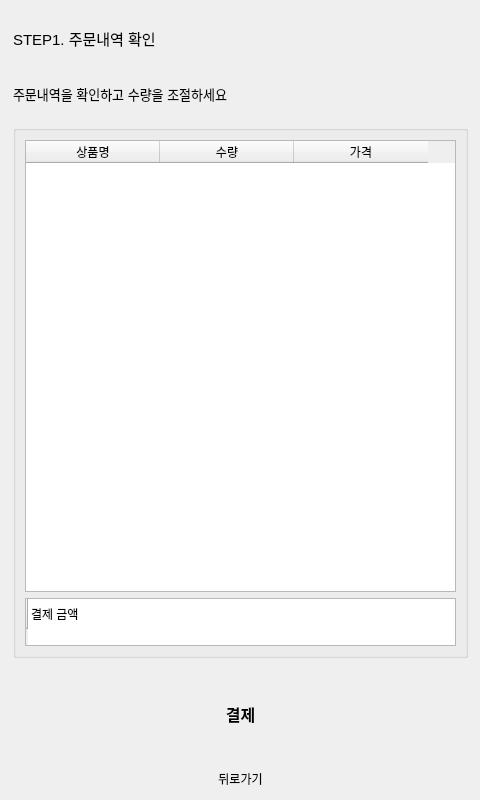
<?xml version="1.0" encoding="UTF-8"?>
<ui version="4.0">
 <class>Dialog</class>
 <widget class="QDialog" name="Dialog">
  <property name="geometry">
   <rect>
    <x>0</x>
    <y>0</y>
    <width>480</width>
    <height>800</height>
   </rect>
  </property>
  <property name="windowTitle">
   <string>Dialog</string>
  </property>
  <widget class="QWidget" name="verticalLayoutWidget">
   <property name="geometry">
    <rect>
     <x>0</x>
     <y>0</y>
     <width>481</width>
     <height>801</height>
    </rect>
   </property>
   <layout class="QGridLayout" name="gridLayout">
    <property name="sizeConstraint">
     <enum>QLayout::SetDefaultConstraint</enum>
    </property>
    <property name="leftMargin">
     <number>13</number>
    </property>
    <property name="topMargin">
     <number>13</number>
    </property>
    <property name="rightMargin">
     <number>13</number>
    </property>
    <property name="bottomMargin">
     <number>13</number>
    </property>
    <item row="3" column="0">
     <widget class="QLabel" name="btnOrder_step1">
      <property name="minimumSize">
       <size>
        <width>0</width>
        <height>100</height>
       </size>
      </property>
      <property name="font">
       <font>
        <pointsize>12</pointsize>
        <weight>75</weight>
        <bold>true</bold>
       </font>
      </property>
      <property name="text">
       <string>결제</string>
      </property>
      <property name="alignment">
       <set>Qt::AlignCenter</set>
      </property>
     </widget>
    </item>
    <item row="4" column="0">
     <widget class="QLabel" name="btnBack_step1">
      <property name="text">
       <string>뒤로가기</string>
      </property>
      <property name="alignment">
       <set>Qt::AlignCenter</set>
      </property>
     </widget>
    </item>
    <item row="1" column="0">
     <widget class="QLabel" name="label">
      <property name="minimumSize">
       <size>
        <width>0</width>
        <height>50</height>
       </size>
      </property>
      <property name="maximumSize">
       <size>
        <width>16777215</width>
        <height>50</height>
       </size>
      </property>
      <property name="font">
       <font>
        <pointsize>10</pointsize>
       </font>
      </property>
      <property name="text">
       <string>주문내역을 확인하고 수량을 조절하세요</string>
      </property>
     </widget>
    </item>
    <item row="2" column="0">
     <widget class="QGroupBox" name="groupBox">
      <property name="title">
       <string/>
      </property>
      <layout class="QGridLayout" name="gridLayout_2">
       <item row="1" column="0">
        <widget class="QTableWidget" name="tableWidget_total">
         <property name="maximumSize">
          <size>
           <width>16777215</width>
           <height>48</height>
          </size>
         </property>
         <property name="layoutDirection">
          <enum>Qt::LeftToRight</enum>
         </property>
         <property name="autoFillBackground">
          <bool>false</bool>
         </property>
         <property name="lineWidth">
          <number>1</number>
         </property>
         <property name="showGrid">
          <bool>false</bool>
         </property>
         <property name="rowCount">
          <number>1</number>
         </property>
         <property name="columnCount">
          <number>2</number>
         </property>
         <attribute name="horizontalHeaderVisible">
          <bool>false</bool>
         </attribute>
         <attribute name="horizontalHeaderHighlightSections">
          <bool>true</bool>
         </attribute>
         <attribute name="verticalHeaderVisible">
          <bool>true</bool>
         </attribute>
         <row>
          <property name="text">
           <string/>
          </property>
         </row>
         <column>
          <property name="text">
           <string/>
          </property>
         </column>
         <column/>
         <item row="0" column="0">
          <property name="text">
           <string>결제 금액</string>
          </property>
         </item>
        </widget>
       </item>
       <item row="0" column="0">
        <widget class="QTableWidget" name="tableWidget">
         <property name="sizePolicy">
          <sizepolicy hsizetype="Preferred" vsizetype="Preferred">
           <horstretch>0</horstretch>
           <verstretch>0</verstretch>
          </sizepolicy>
         </property>
         <property name="mouseTracking">
          <bool>false</bool>
         </property>
         <property name="tabletTracking">
          <bool>true</bool>
         </property>
         <property name="verticalScrollBarPolicy">
          <enum>Qt::ScrollBarAsNeeded</enum>
         </property>
         <property name="horizontalScrollBarPolicy">
          <enum>Qt::ScrollBarAsNeeded</enum>
         </property>
         <property name="sizeAdjustPolicy">
          <enum>QAbstractScrollArea::AdjustToContents</enum>
         </property>
         <property name="autoScrollMargin">
          <number>16</number>
         </property>
         <property name="editTriggers">
          <set>QAbstractItemView::NoEditTriggers</set>
         </property>
         <property name="tabKeyNavigation">
          <bool>false</bool>
         </property>
         <property name="showDropIndicator" stdset="0">
          <bool>false</bool>
         </property>
         <property name="dragDropOverwriteMode">
          <bool>false</bool>
         </property>
         <property name="selectionMode">
          <enum>QAbstractItemView::ExtendedSelection</enum>
         </property>
         <property name="selectionBehavior">
          <enum>QAbstractItemView::SelectColumns</enum>
         </property>
         <attribute name="horizontalHeaderVisible">
          <bool>true</bool>
         </attribute>
         <attribute name="horizontalHeaderCascadingSectionResizes">
          <bool>false</bool>
         </attribute>
         <attribute name="horizontalHeaderDefaultSectionSize">
          <number>134</number>
         </attribute>
         <attribute name="horizontalHeaderHighlightSections">
          <bool>true</bool>
         </attribute>
         <attribute name="horizontalHeaderMinimumSectionSize">
          <number>15</number>
         </attribute>
         <column>
          <property name="text">
           <string>상품명</string>
          </property>
         </column>
         <column>
          <property name="text">
           <string>수량</string>
          </property>
         </column>
         <column>
          <property name="text">
           <string>가격</string>
          </property>
         </column>
        </widget>
       </item>
      </layout>
     </widget>
    </item>
    <item row="0" column="0">
     <widget class="QLabel" name="labelMain">
      <property name="minimumSize">
       <size>
        <width>0</width>
        <height>50</height>
       </size>
      </property>
      <property name="maximumSize">
       <size>
        <width>16777215</width>
        <height>50</height>
       </size>
      </property>
      <property name="font">
       <font>
        <pointsize>11</pointsize>
       </font>
      </property>
      <property name="text">
       <string>STEP1. 주문내역 확인</string>
      </property>
     </widget>
    </item>
   </layout>
  </widget>
 </widget>
 <resources/>
 <connections/>
</ui>
